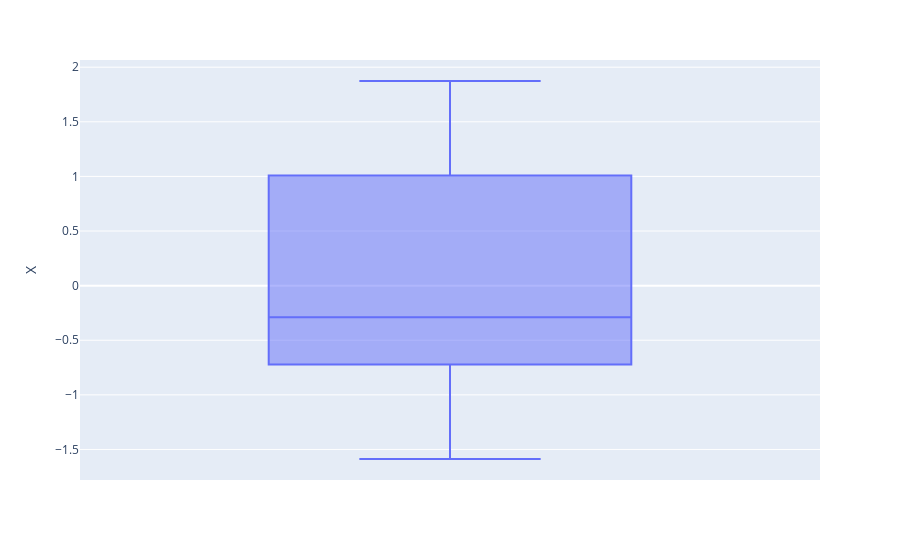
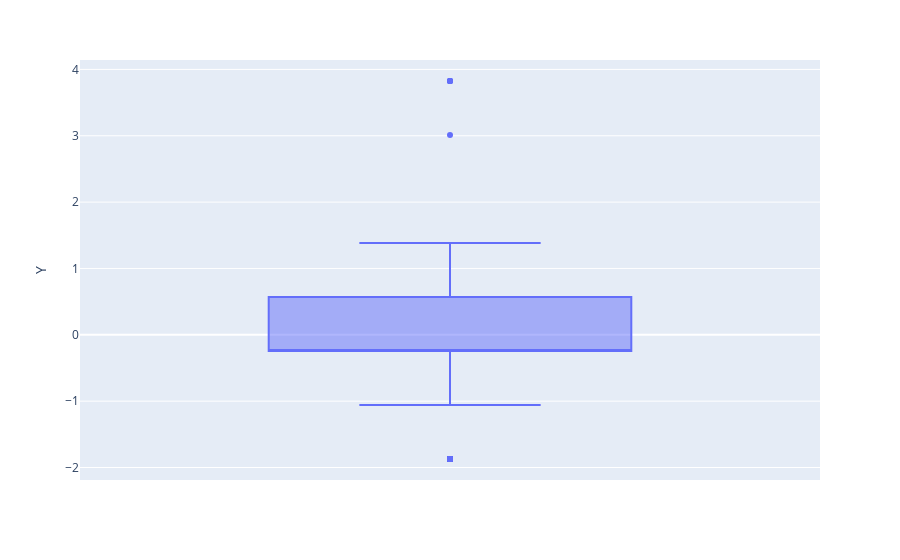
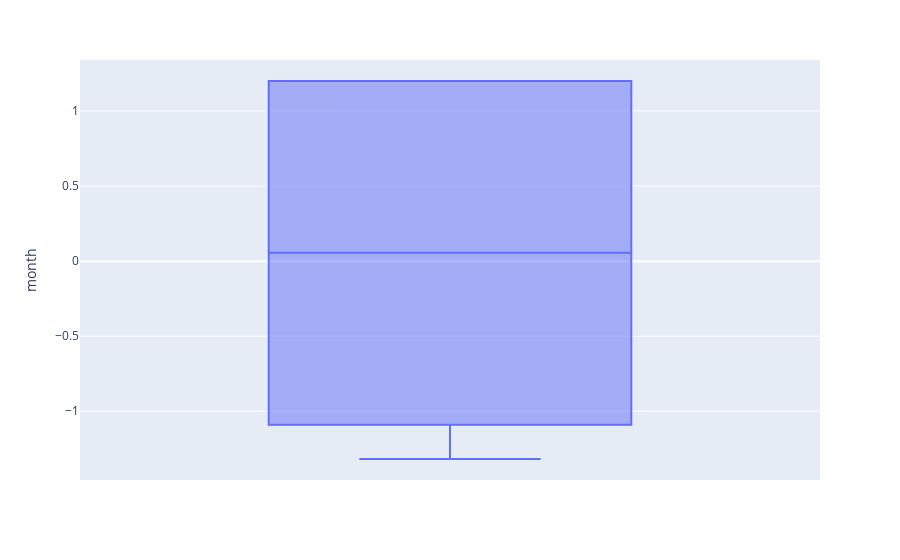
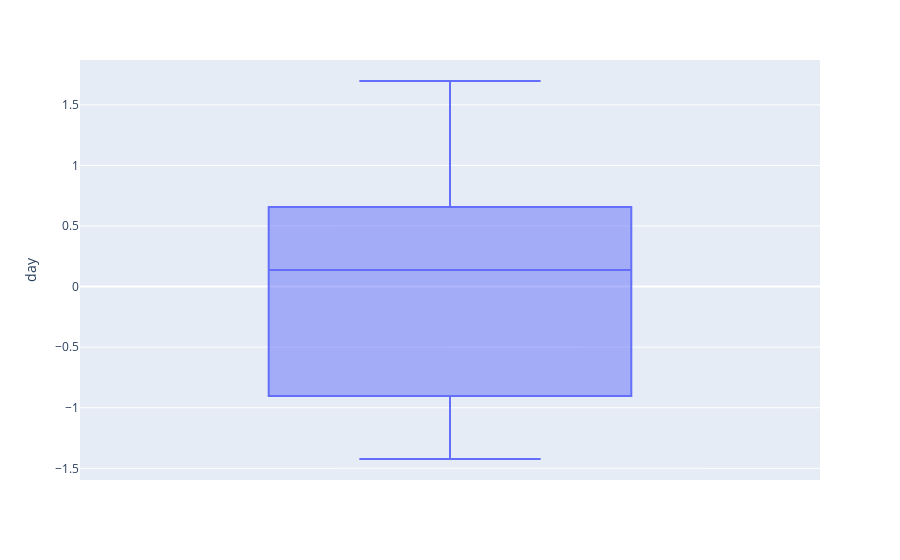

The cell these charts' notebook holds for them, in order:
### Code cell
%matplotlib inline
import plotly.express as px

for col in df.columns:
    fig = px.box(df[col], y = col)
    fig.show()

### Figure 1 — Plotly figure (JSON) as saved in the notebook; plotly's stock layout.template omitted (floating-point values rounded to 4 significant figures; data arrays with more than 128 entries replaced by an {"elided": "..."} marker saying what was removed)
{"data": [{"alignmentgroup": "True", "hovertemplate": "X=%{y}<extra></extra>", "legendgroup": "", "marker": {"color": "#636efa"}, "name": "", "notched": false, "offsetgroup": "", "orientation": "v", "showlegend": false, "type": "box", "x0": " ", "xaxis": "x", "y": {"elided": "517 float values"}, "y0": " ", "yaxis": "y"}], "layout": {"boxmode": "group", "legend": {"tracegroupgap": 0}, "margin": {"t": 60}, "xaxis": {"anchor": "y", "domain": [0, 1]}, "yaxis": {"anchor": "x", "domain": [0, 1], "title": {"text": "X"}}}}

### Figure 2 — Plotly figure (JSON) as saved in the notebook; plotly's stock layout.template omitted (floating-point values rounded to 4 significant figures; data arrays with more than 128 entries replaced by an {"elided": "..."} marker saying what was removed)
{"data": [{"alignmentgroup": "True", "hovertemplate": "Y=%{y}<extra></extra>", "legendgroup": "", "marker": {"color": "#636efa"}, "name": "", "notched": false, "offsetgroup": "", "orientation": "v", "showlegend": false, "type": "box", "x0": " ", "xaxis": "x", "y": {"elided": "517 float values"}, "y0": " ", "yaxis": "y"}], "layout": {"boxmode": "group", "legend": {"tracegroupgap": 0}, "margin": {"t": 60}, "xaxis": {"anchor": "y", "domain": [0, 1]}, "yaxis": {"anchor": "x", "domain": [0, 1], "title": {"text": "Y"}}}}

### Figure 3 — Plotly figure (JSON) as saved in the notebook; plotly's stock layout.template omitted (floating-point values rounded to 4 significant figures; data arrays with more than 128 entries replaced by an {"elided": "..."} marker saying what was removed)
{"data": [{"alignmentgroup": "True", "hovertemplate": "month=%{y}<extra></extra>", "legendgroup": "", "marker": {"color": "#636efa"}, "name": "", "notched": false, "offsetgroup": "", "orientation": "v", "showlegend": false, "type": "box", "x0": " ", "xaxis": "x", "y": {"elided": "517 float values"}, "y0": " ", "yaxis": "y"}], "layout": {"boxmode": "group", "legend": {"tracegroupgap": 0}, "margin": {"t": 60}, "xaxis": {"anchor": "y", "domain": [0, 1]}, "yaxis": {"anchor": "x", "domain": [0, 1], "title": {"text": "month"}}}}

### Figure 4 — Plotly figure (JSON) as saved in the notebook; plotly's stock layout.template omitted (floating-point values rounded to 4 significant figures; data arrays with more than 128 entries replaced by an {"elided": "..."} marker saying what was removed)
{"data": [{"alignmentgroup": "True", "hovertemplate": "day=%{y}<extra></extra>", "legendgroup": "", "marker": {"color": "#636efa"}, "name": "", "notched": false, "offsetgroup": "", "orientation": "v", "showlegend": false, "type": "box", "x0": " ", "xaxis": "x", "y": {"elided": "517 float values"}, "y0": " ", "yaxis": "y"}], "layout": {"boxmode": "group", "legend": {"tracegroupgap": 0}, "margin": {"t": 60}, "xaxis": {"anchor": "y", "domain": [0, 1]}, "yaxis": {"anchor": "x", "domain": [0, 1], "title": {"text": "day"}}}}
